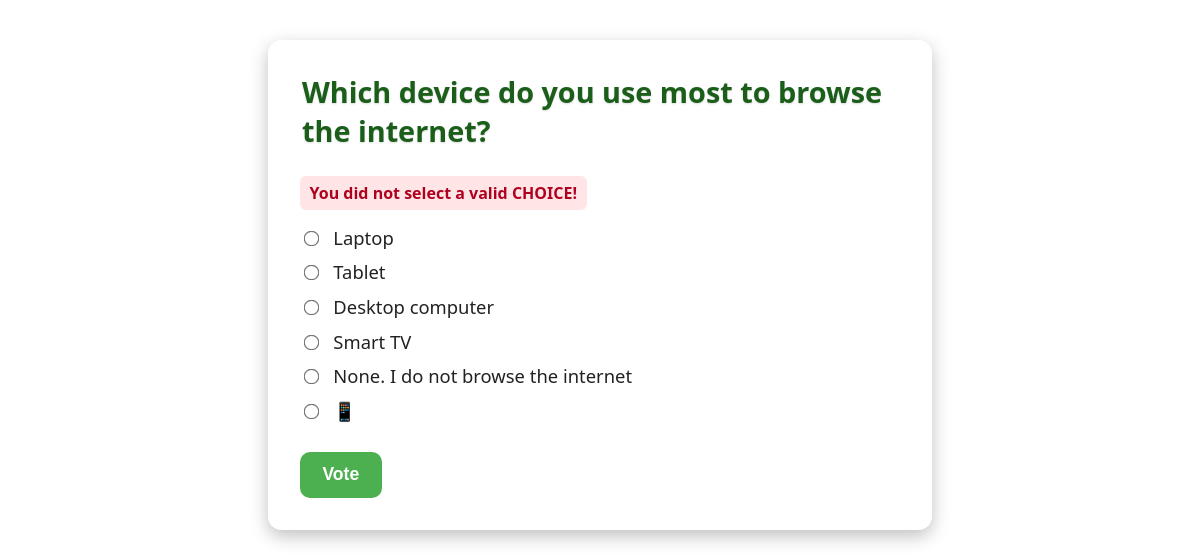
Page /polls/6/vote/ on the committed database.
### polls/models.py (models this page shows, shortened)
class Question(models.Model):
    question_text = models.CharField(max_length=200)
    pub_date = models.DateTimeField("date published")

class Choice(models.Model):
    question = models.ForeignKey(Question, on_delete=models.CASCADE)
    choice_text = models.CharField(max_length=200)
    votes = models.IntegerField(default=0)

### polls/views.py (the view)
# urls.py: path("<int:question_id>/vote/", views.vote, name="vote"),
def vote(request, question_id):
    question = get_object_or_404(Question, pk=question_id)
    try:
        selected_choice = question.choice_set.get(pk=request.POST["choice"])
    except (KeyError, Choice.DoesNotExist):
        return render(
            request,
            "polls/detail.html",
            {
                "question": question,
                "error_message": "You did not select a valid CHOICE!",
            },
        )
    else:
        selected_choice.votes = F("votes") + 1
        selected_choice.save()
    return HttpResponseRedirect(reverse("polls:results", args=(question.id,)))

### polls/templates/polls/detail.html (shortened to what this page needs)
{% load static %}
<!doctype html>
<html lang="en-US">
    <head>
        <link rel="stylesheet" href="{% static 'polls/style_detail.css' %}" />
    </head>
    <body>
        <form action="{% url 'polls:vote' question.id %}" method="post">
            <fieldset>
                <legend><h1>{{ question.question_text }}</h1></legend>
                {% if error_message %}
                <p><strong>{{ error_message }}</strong></p>
                {% endif %} {% for choice in question.choice_set.all %}
                <input
                    type="radio"
                    name="choice"
                    id="choice{{ forloop.counter }}"
                    value="{{ choice.id }}"
                />
                <label for="choice{{ forloop.counter }}"
                    >{{ choice.choice_text }}</label
                ><br />
                {% endfor %}
            </fieldset>
            <input type="submit" value="Vote" />
        </form>
    </body>
</html>

### polls/static/polls/style_detail.css (style rules this page uses)
body { background: white url("images/background_2.png") no-repeat center top; background-size: cover; font-family: "Segoe UI", sans-serif; padding: 2rem; color: #222; }
form { background: rgba(255, 255, 255, 0.85); padding: 2rem; border-radius: 14px; max-width: 600px; margin: 0 auto; box-shadow: 0 6px 18px rgba(0, 0, 0, 0.25); }
legend h1 { font-size: 1.8rem; margin: 0; padding-bottom: 1rem; color: #1a5e1a; text-shadow: 0 1px 2px rgba(0, 0, 0, 0.15); }
p strong { color: #b00020; background: rgba(255, 0, 0, 0.1); padding: 0.4rem 0.6rem; border-radius: 6px; }
fieldset { border: none; padding: 0; margin: 0; }
input[type="radio"] { transform: scale(1.2); margin-right: 0.5rem; }
label { font-size: 1.15rem; font-weight: 500; cursor: pointer; padding: 0.3rem 0.2rem; display: inline-block; transition: color 0.2s ease; }
input[type="submit"] { margin-top: 1.5rem; background: #4caf50; color: white; padding: 0.8rem 1.4rem; border: none; border-radius: 10px; font-size: 1.1rem; font-weight: 600; cursor: pointer; transition: background 0.2s ease, transform 0.2s ease; }

### rows in the picture
Question: question_text "Which device do you use most to browse the internet?"
Choice: choice_text "Laptop"
Choice: choice_text "Tablet"
Choice: choice_text "Desktop computer"
Choice: choice_text "Smart TV"
Choice: choice_text "None. I do not browse the internet"
Choice: choice_text "📱"

### other values in the picture
{{ error_message }} "You did not select a valid CHOICE!"
